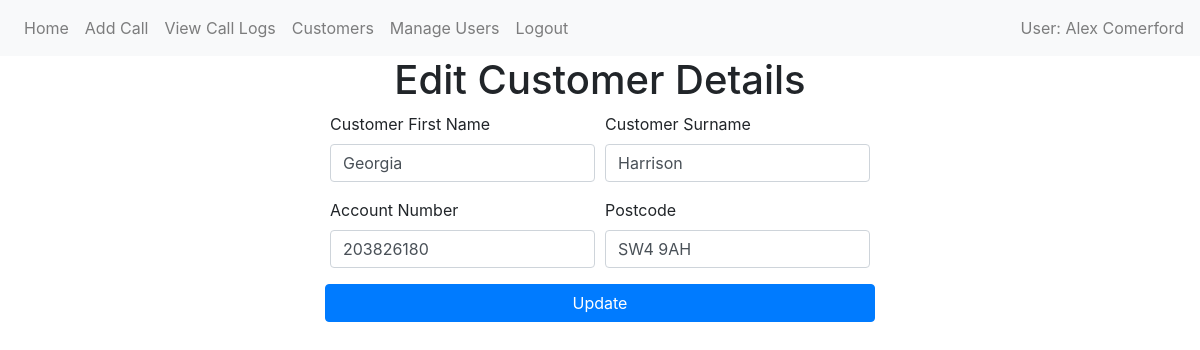
The page /edit-customer/8 (signed in) on the database as committed earlier.
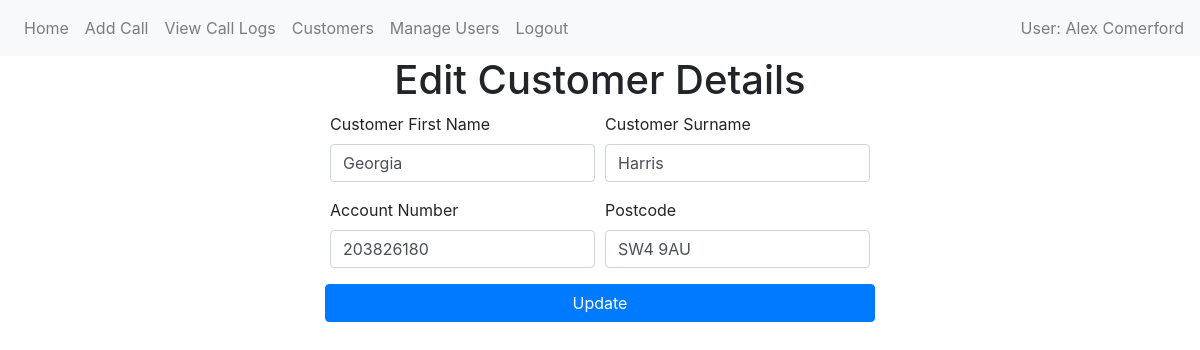
The same page on the database as committed later.
### website/models/customer.py (models this page shows)
class Customer(db.Model):
    id = db.Column(db.Integer, primary_key=True)
    first_name = db.Column(db.String(100))
    last_name = db.Column(db.String(50))
    account_number = db.Column(db.Integer, unique=True)
    postcode = db.Column(db.String(8))
    calls = relationship('Call', back_populates='customer')

### website/views/customers/edit.py (the view, shortened to what this page needs)
@views.route('/edit-customer/<int:id>', methods=['GET', 'POST'])
@login_required
def edit_customer(id):
    customer_to_edit = Customer.query.get_or_404(id)
    return render_template('customers/edit.html', customer_to_edit=customer_to_edit, user=current_user)

### website/__init__.py (called while the page is built)
def create_app():
    app = Flask(__name__)
    app.config['SECRET_KEY'] = 'hjshjhdjah kjshkjdhjs'
    app.config['SQLALCHEMY_DATABASE_URI'] = f'sqlite:///{DB_NAME}'
    db.init_app(app)
    migrate.init_app(app, db)
    from website.models import User, Call, Customer  #Importing all models
    login_manager = LoginManager()
    login_manager.login_view = 'auth.login'
    login_manager.init_app(app)
    from .views import views
    from .views.auth import auth
    from .views.admin.manage_users import admin
    app.register_blueprint(views, url_prefix='/')
    app.register_blueprint(auth, url_prefix='/')
    app.register_blueprint(admin, url_prefix='/')
    from flask_login import current_user
    @app.context_processor
    def inject_user():
        return dict(user=current_user)
    @login_manager.user_loader
    def load_user(id):
        return User.query.get(int(id))
    return app

### website/templates/customers/edit.html (shortened to what this page needs)
{% extends "shared/base.html" %} {% block title %}Edit Customer{% endblock %} {%
block content %}
<h1 align="center">Edit Customer Details</h1>
<div class="container d-flex justify-content-center align-items-center">
  <form method="POST" class="w-50">
    <div class="form-row">
      <div class="form-group col-md-6">
        <label for="customer_first_name">Customer First Name</label>
        <input
          type="text"
          class="form-control"
          id="customer_first_name"
          name="customer_first_name"
          value="{{ customer_to_edit.first_name | title  }}"
          required
        />
      </div>
      <div class="form-group col-md-6">
        <label for="customer_last_name">Customer Surname</label>
        <input
          type="text"
          class="form-control"
          id="customer_last_name"
          name="customer_last_name"
          value="{{ customer_to_edit.last_name | title  }}"
          required
        />
      </div>
    </div>
    <div class="form-row">
      <div class="form-group col-md-6">
        <label for="account_number">Account Number</label>
        <input
          type="number"
          class="form-control"
          id="account_number"
          name="account_number"
          value="{{ customer_to_edit.account_number }}"
        />
      </div>
      <div class="form-group col-md-6">
        <label for="postcode">Postcode</label>
        <input
          type="text"
          class="form-control"
          id="postcode"
          name="postcode"
          value="{{ customer_to_edit.postcode | upper }}"
          required
        />
      </div>
    </div>
    <div class="form-row">
      <button type="submit" class="btn btn-primary w-100">Update</button>
    </div>
  </form>
  {% endblock %}

Rows that differ between the two databases and show on the page:
changed Customer "Georgia": customer_last_name "Harrison" → "Harris"; postcode "SW4 9AH" → "SW4 9AU"
